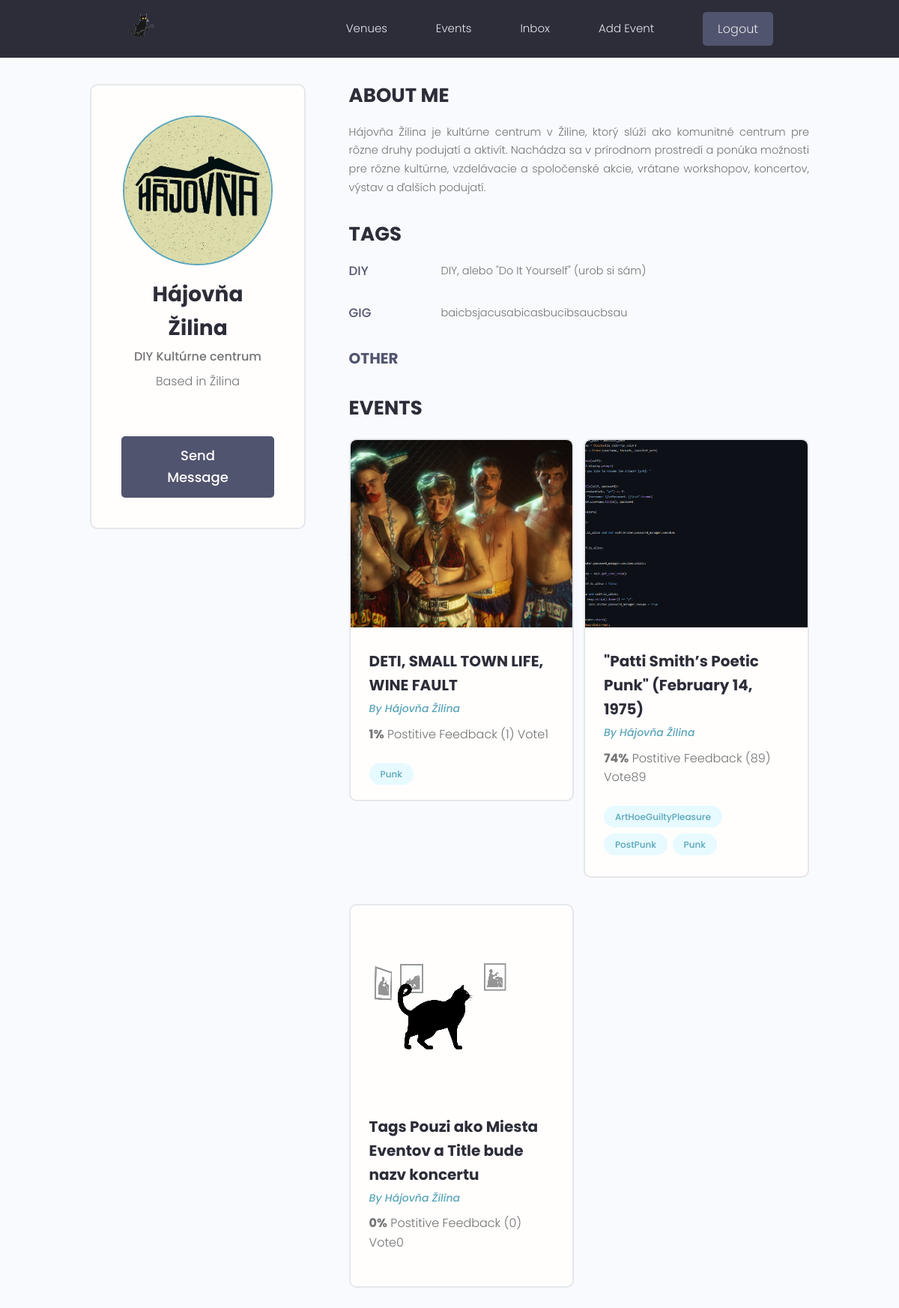
The page /profile/dac88d5c-38a6-42a7-8770-45c8bb2822fa/ (signed in) on the database its author committed.
### users/models.py (models this page shows, shortened)
class Profile(models.Model):
    user = models.OneToOneField(User, on_delete=models.CASCADE, null=True, blank=True)
    name = models.CharField(max_length=200, null=True, blank=True)
    email = models.EmailField(max_length=500, null=True, blank=True)
    username = models.CharField(max_length=200, null=True, blank=True)
    location = models.CharField(max_length=200, null=True, blank=True)
    short_intro = models.CharField(max_length=200, null=True, blank=True)
    bio = models.TextField(null=True, blank=True)
    profile_image = models.ImageField(null=True, blank=True, upload_to='profiles/', default='default.png')
    social_github = models.CharField(max_length=200, null=True, blank=True)
    social_twitter = models.CharField(max_length=200, null=True, blank=True)
    social_linkedin = models.CharField(max_length=200, null=True, blank=True)
    social_youtube = models.CharField(max_length=200, null=True, blank=True)
    social_website = models.CharField(max_length=200, null=True, blank=True)
    created = models.DateTimeField(auto_now_add=True)
    id = models.UUIDField(default=uuid.uuid4, unique=True, primary_key=True, editable=False)

class Skill(models.Model):
    owner = models.ForeignKey(Profile, on_delete=models.CASCADE, null=True, blank=True)
    name = models.CharField(max_length=200, blank=True, null=True)
    description = models.TextField(null=True, blank=True)
    created = models.DateTimeField(auto_now_add=True)
    id = models.UUIDField(default=uuid.uuid4, unique=True, primary_key=True, editable=False)

### projects/models.py (models this page shows, shortened)
class Project(models.Model):
    owner = models.ForeignKey(Profile, on_delete=models.SET_NULL, null=True, blank=True)
    title = models.CharField(max_length=200)
    description = models.TextField(null=True, blank=True)
    featured_image = models.ImageField(null=True, blank=True, default='default.png')
    demo_link = models.CharField(max_length=2000, null=True, blank=True)
    source_link = models.CharField(max_length=2000, null=True, blank=True)
    tags = models.ManyToManyField('Tag', blank=True)
    vote_total = models.IntegerField(default=0, null=True, blank=True)
    vote_ratio = models.IntegerField(default=0, null=True, blank=True)
    created = models.DateTimeField(auto_now_add=True)
    id = models.UUIDField(default=uuid.uuid4, unique=True, primary_key=True, editable=False)

class Tag(models.Model):
    name = models.CharField(max_length=200)
    created = models.DateTimeField(auto_now_add=True)
    id = models.UUIDField(default=uuid.uuid4, unique=True, primary_key=True, editable=False)
    def __str__(self):
        return self.name

### users/views.py (the view)
# urls.py: path('profile/<str:pk>/', views.userProfile, name="user-profile"),
def userProfile(request, pk):
    profile = Profile.objects.get(id=pk)
    topSkills = profile.skill_set.exclude(description__exact="")
    otherSkills = profile.skill_set.filter(description="")
    context = {'profile': profile, 'topSkills': topSkills, "otherSkills":otherSkills}
    return render(request, 'users/user-profile.html', context)

### users/templates/users/user-profile.html (shortened to what this page needs)
{% extends 'main.html' %}
{% block content %}
  <main class="profile my-md">
    <div class="container">
      <div class="layout">
        <div class="column column--1of3">
          <div class="card text-center">
            <div class="card__body dev">
              <img class="avatar avatar--xl" src="{{profile.profile_image.url}}" />
              <h2 class="dev__name">{{profile.name}}</h2>
              <p class="dev__title">{{profile.short_intro}}</p>
              <p class="dev__location">Based in {{profile.location}}</p>
              <a href="#" class="btn btn--sub btn--lg">Send Message </a>
            </div>
          </div>
        </div>
        <div class="column column--2of3">
          <div class="devInfo">
            <h3 class="devInfo__title">About Me</h3>
            <p class="devInfo__about">{{profile.bio}}</p>
          </div>
          <div class="devInfo">
            <h3 class="devInfo__title">Tags</h3>
            <div class="devInfo__skills">
              {% for skill in topSkills %}
              <div class="devSkill">
                <h4 class="devSkill__title">{{skill.name}}</h4>
                <p class="devSkill__info">{{skill.description}}</p>
              </div>
              {% endfor %}
              <h3 class="devInfo__subtitle">Other</h3>
            </div>
          </div>
          <div class="devInfo">
            <h3 class="devInfo__title">Events</h3>
            <div class="grid grid--two">
              {% for project in profile.project_set.all %}
              <div class="column">
                <div class="card project">
                  <a href="{% url 'project' project.id %}" class="project">
                    <img class="project__thumbnail" src="{{project.featured_image.url}}" alt="project thumbnail" />
                    <div class="card__body">
                      <h3 class="project__title">{{project.title}}</h3>
                      <p><a class="project__author"
                        href="{% url 'user-profile' project.owner.id %}">
                        By {{project.owner.name}}</a></p>
                      <p class="project--rating">
                        <span style="font-weight: bold;">{{project.vote_ratio}}%</span> Postitive
                        Feedback ({{project.vote_total}}) Vote{{project.vote_total}}
                      </p>
                      <div class="project__tags">
                        {% for tag in project.tags.all %}
                        <span class="tag tag--pill tag--main">
                          <small>{{tag}}</small>
                        </span>
                       {% endfor %}
                      </div>
                    </div>
                  </a>
                </div>
              </div>
              {% endfor %}
            </div>
          </div>
        </div>
      </div>
    </div>
  </main>
{% endblock content %}

### static/styles/app.css (style rules this page uses)
:root { --color-sub: #2d2d39; }
.btn--sub { background-color: var(--color-sub-light); }
.card { border: 2px solid var(--color-light); }
img { width: 100%; }
.profile .card > .dev { padding: 4rem; }
.dev__name { color: var(--color-sub); font-size: 2.8rem; font-weight: 700; margin-top: 1rem; margin-bottom: 0.5rem; }
.dev__title { font-size: 1.6rem; font-weight: 500; line-height: 1.3; }
.dev__location { margin-top: 1rem; }
.devInfo { margin-bottom: 3rem; }
.devInfo__title, .devInfo__subtitle { font-size: 2.6rem; color: var(--color-sub); text-transform: uppercase; font-weight: 700; margin-bottom: 1.5rem; }
.devInfo__subtitle { font-size: 2rem; color: var(--color-sub-light); }
.devInfo__about, .devSkill__info { font-size: 1.45rem; line-height: 1.7; text-align: justify; }
.devSkill { margin-bottom: 3rem; }
.devSkill__title { font-size: 1.65rem; font-weight: 500; color: var(--color-sub-light); }
@media screen and (min-width: 700px) { .devSkill { display: flex; justify-content: space-between; gap: 3rem; } }
@media screen and (min-width: 700px) { .devSkill__info { flex-basis: 80%; } }
.project__author { font-size: 1.4rem; font-style: italic; }
.project--rating { margin-bottom: 1.6em; margin-top: .5em; }
.project__thumbnail { height: 25rem; object-fit: cover; object-position: top center; }
.project__title { font-size: 2rem; font-weight: 700; color: var(--color-sub); }

### static/uikit/styles/modules/_variables.css (style rules this page uses)
:root { --color-main: #5aa5b9; --color-main-light: #e6faff; --color-sub: #3f4156; --color-sub-light: #51546e; --color-sub-lighter: #ededfd; --color-text: #737373; --color-gray: #8b8b8b; --color-light: #e5e7eb; --color-light-gray: #767676; --color-bg: #f8fafd; --color-white: #fffefd; --color-white-light: #f3f3f3; --color-success: #359e64; --color-success-bg: #def8e8; --color-error: #fc4b0b; --color-error-bg: #fff2ee; --font-base: 'Poppins', arial, helvetica, 'Segoe UI', roboto, ubuntu, sans-serif; --font-monospace: 'Fira Code', 'Courier New', courier, monospace; --font-regular: 300; --font-medium: 500; --font-bold: 700; --generic-shadow: 1px 1px 5px #00000010; --generic-transition: all 0.3s ease-in-out; }

### static/uikit/styles/modules/_base.css (style rules this page uses)
* { margin: 0; padding: 0; box-sizing: border-box; text-rendering: optimizeLegibility; color: inherit; font-size: inherit; }
html { font-size: 50%; }
@media only screen and (min-width: 480px) { html { font-size: 56.25%; } }
@media only screen and (min-width: 1200px) { html { font-size: 62.5%; } }
body { line-height: 1.6; font-weight: 400; font-size: 1.5rem; color: var(--color-text); background-color: var(--color-bg); min-height: 100vh; }

### static/uikit/styles/modules/_typography.css (style rules this page uses)
* { font-family: var(--font-base); }
h2 { font-size: 3.6rem; font-weight: var(--font-bold); }
h3 { font-size: 3.2rem; font-weight: var(--font-medium); }
h4 { font-size: 2.8rem; font-weight: var(--font-medium); }
p, span, strong { font-size: 1.6rem; color: var(--color-text); font-weight: var(--font-regular); }
a { padding-bottom: 2px; text-decoration: none; display: inline-block; color: var(--color-main); font-weight: var(--font-medium); }

### static/uikit/styles/modules/_utilities.css (style rules this page uses)
.container { width: 92%; max-width: 165rem; margin: 0 auto; box-sizing: border-box; }
@media screen and (min-width: 1000px) { .container { width: 90%; } }
@media screen and (min-width: 1200px) { .container { width: 80%; } }
.text-center { text-align: center; }
.my-md { margin: 3rem auto; }

### static/uikit/styles/modules/_avatar.css (style rules this page uses)
.avatar { border-radius: 50%; border: 2px solid var(--color-main); object-fit: cover; }
.avatar--xl { height: 20rem; width: 20rem; }

### static/uikit/styles/modules/_button.css (style rules this page uses)
.btn { display: inline-block; position: relative; cursor: pointer; background-color: var(--color-light); font-weight: var(--font-medium); color: var(--color-sub); text-decoration: none; padding: 1rem 2rem; border-radius: 0.5rem; border: none; width: -webkit-fit-content; width: -moz-fit-content; width: fit-content; height: -webkit-fit-content; height: -moz-fit-content; height: fit-content; font-size: 1.6rem; outline-width: 0; outline-color: transparent; -webkit-backface-visibility: hidden; backface-visibility: hidden; transition: all 0.3s ease-in-out; }
.btn--sub { background-color: var(--color-sub); color: var(--color-white); }
.btn--lg { font-size: 1.8rem; padding: 1.2rem 4.5rem; }

### static/uikit/styles/modules/_card.css (style rules this page uses)
.card { border-radius: 1rem; background-color: var(--color-white); border: 1.5px solid var(--color-light); width: auto; height: auto; margin-top: 0.5rem; margin-bottom: 0.5rem; overflow: hidden; }
.card__body, .card__header { padding: 2rem 2.5rem; }

### rows shown on the page
Profile: profile_image (picture), name "Hájovňa Žilina", short_intro "DIY Kultúrne centrum", location "Žilina", bio "Hájovňa Žilina je kultúrne centrum v Žiline, ktorý slúži ako komunitné centrum pre rôzne druhy podujatí a aktivít. Nachádza sa v prírodnom prostredí a ponúka možnosti pre rôzne kultúrne, vzdelávacie a spoločenské akcie, vrátane workshopov, koncertov, výstav a ďalších podujatí."
Skill: name "DIY", description "DIY, alebo \"Do It Yourself\" (urob si sám)"
Skill: name "GIG", description "baicbsjacusabicasbucibsaucbsau"
Project: featured_image (picture), title "DETI, SMALL TOWN LIFE, WINE FAULT", owner.name "Hájovňa Žilina", vote_ratio "1", vote_total "1"
Tag: name "Punk"
Project: featured_image (picture), title "\"Patti Smith’s Poetic Punk\" (February 14, 1975)", owner.name "Hájovňa Žilina", vote_ratio "74", vote_total "89"
Tag: name "ArtHoeGuiltyPleasure"
Tag: name "PostPunk"
Project: featured_image (placeholder picture), title "Tags Pouzi ako Miesta Eventov a Title bude nazv koncertu", owner.name "Hájovňa Žilina", vote_ratio "0", vote_total "0"
